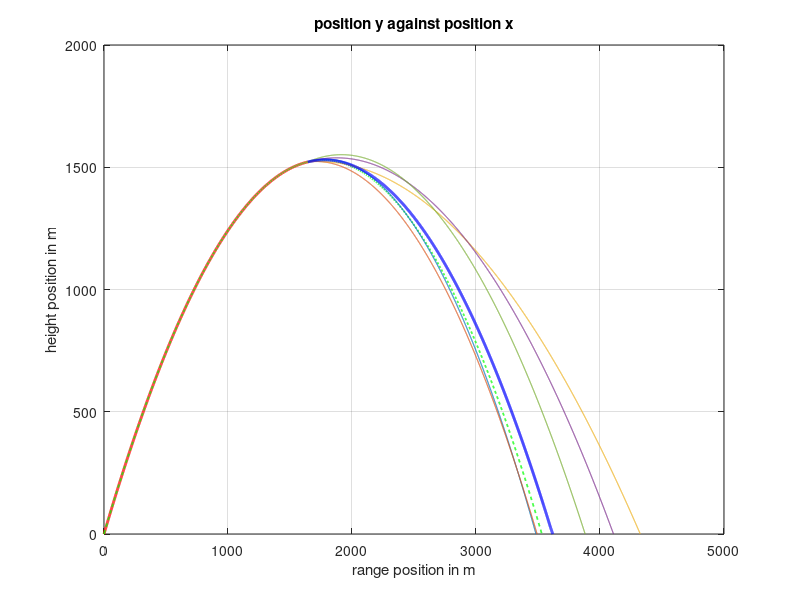

This figure's MATLAB source: (Note: this script raises an error after producing the figure.)
%% This program simulates and calculates the centre of mass of a bomb following a projectile motion
% In this program it is assumed that the bomb starts at on piece and then
% explodes to multiple pieces when it reaches its maximum height.
clear ; clc; % delete the previous programs and move forward
%% Setting up paremters
M = 100; % the mass in kg
theta = pi/3; % the angle that the bomb starts at in deg
speed = 200; % the initial speed of the bomb in m/s
x_speed = speed*cos(theta) ; % x component of the speed
y_speed = speed*sin(theta) ; % y component of the speed
v = [x_speed, y_speed];
g = 9.81; % the acceleraton of gravity in m+/s^2
y_at_peak = y_speed^2/(2*g);
time_at_peak = y_speed/g;
x_at_peak = x_speed*time_at_peak;

%range of explosion is between half-way and three-quarters through
%doing this here because we need speed and position right before explosion
% explosion_time = time_at_peak + rand*time_at_peak*0.5;
explosion_time = time_at_peak*0.5 +rand*time_at_peak;
velocity_pre_explosion = [x_speed,0];
explosion_position = [0, 0];
%% the trajectory of the bomb
tau = 0.01; %timestep
Nsteps = ceil((2*time_at_peak)/tau); % number of steps
explosion_step = ceil(explosion_time/tau);
x_position = zeros(1, Nsteps+1);
y_position = zeros(1, Nsteps+1);
for i=2:Nsteps+1
% now we will update the velocity and the position since the acceleration
% is constant
    t = i*tau ; % current time
% from the kinematic equations
    x_position(i) = x_speed*t ; % x = xo +v(ox)t 
    y_position(i) = y_speed*t - 0.5*g*t^2 ; % y = yo + v(oy)t-gt^2/2
    if i == explosion_step
        velocity_pre_explosion(2) = y_speed - g*t;
        explosion_position = [x_position(i), y_position(i)];
    end
    if y_position(i) < 0 %to counter error due to rounding
        y_position(i) = 0;
        x_position(i) = x_speed*2*time_at_peak;
    end
end
%% plotting 
clf ; % clear and move forward
plot(x_position(1, 1:explosion_step),y_position(1, 1:explosion_step),'r-','LineWidth',2)
grid on
hold on
plot(x_position,y_position,'g--','Linewidth',1.2)
title('position y against position x')
xlabel('range position in m')
ylabel('height position in m')
grid on
hold on

%part 2
%randomise some aspects of explosion
explosion_impulse_time = 0.1;
n_fragments = 5;
fragment_masses = zeros(1, n_fragments);
remaining_mass = M;
for i=1:n_fragments-1
    %largest fragment is less than 60% of remainder, greater than 10%
    %this way we don't have (or 'ignore') minisicule pieces
    fragment_masses(i) = (0.1*remaining_mass) + (0.5*rand*remaining_mass);
    remaining_mass = remaining_mass - fragment_masses(i);
end
fragment_masses(n_fragments) = remaining_mass;

%if each fragment is a circle sector, with sides R = 0.25,
%the angle for each sector is given by
fragment_angles = 2*pi*fragment_masses/M;
%randomising a starting point, relative to the horizontal
explosion_force = 2000 + (rand*1000); %newtons
impulse = explosion_force*explosion_impulse_time;
x_speed_fragments = zeros(1, n_fragments);
y_speed_fragments = zeros(1, n_fragments);
starting_angle = 2*pi*rand; %randomised initially, cimulative
%getting initial velocities, conservation of momentum
for i=1:n_fragments
    
    %the centre of mass of each circle sector with angle gamma, is along
    %the radius starting from gamma/2 (due to symmetry).
    %so, the angle from from the horizontal to the direction each fragment
    %will fly off in is given by
    
    tilda = starting_angle + fragment_angles(i)/2;
    % mv(aft) - mv(bef) = ft
    
    x_speed_fragments(i) = ((impulse * cos(tilda))+ ...
        (fragment_masses(i)*velocity_pre_explosion(1)))/fragment_masses(i);   
    y_speed_fragments(i) = ((impulse * sin(tilda))+ ...
        (fragment_masses(i)*velocity_pre_explosion(2)))/fragment_masses(i);  
    
    starting_angle = starting_angle + fragment_angles(i);
end
%these get extended, in the following loop
fragment_x_positions = zeros(n_fragments, 1);
fragment_y_positions = zeros(n_fragments, 1);

all_midair = ones(1, n_fragments);
reached_ground = 0; %n of fragments that reached ground
midair = true;
k = 0; %while loop counter
while (midair)
    t = tau*k;
    k = k+1;
    for i=1:n_fragments
        if all_midair(i)
            fragment_x_positions(i, k) = (x_speed_fragments(i)*t)+explosion_position(1);
            fragment_y_positions(i, k) = ((y_speed_fragments(i)*t)-(0.5*g*t^2))+explosion_position(2);
            if (fragment_y_positions(i, k) < 0)
                fragment_y_positions(i, k) = 0;
                t_to_ground_1 = (y_speed_fragments(i)/g) + (((y_speed_fragments(i)^2) + (2*g*explosion_position(2)))^0.5)/g;
%                 t_to_ground_2 = (y_speed_fragments(i)/g) - (((y_speed_fragments(i)^2) + (2*g*explosion_position(2)))^0.5)/g;
                fragment_x_positions(i, k) = explosion_position(1) + (x_speed_fragments(i)*t_to_ground_1);
                all_midair(i) = 0;
                reached_ground = reached_ground + 1;
                if (reached_ground == n_fragments)
                    midair = false;
                    %DO NOT ADD 'BREAK', still need x positions to be set
                end
            end
        else
            fragment_x_positions(i, k) = fragment_x_positions(i, k-1);
        end
    end
end

% fragment_x_positions
% fragment_y_positions

%plotting the trajectory of the peices
for i=1:n_fragments
    plot(fragment_x_positions(i, :),fragment_y_positions(i, :),'LineWidth',0.8);
    grid on
    hold on
end


centre_of_mass = zeros(2, k);
for j=1:k
    for i=1:n_fragments
        centre_of_mass(1, j) = centre_of_mass(1, j) + (fragment_x_positions(i, j) * fragment_masses(i));
        centre_of_mass(2, j) = centre_of_mass(2, j) + (fragment_y_positions(i, j) * fragment_masses(i));
    end
end
centre_of_mass = centre_of_mass/M;

plot(centre_of_mass(1, :),centre_of_mass(2, :),'b-', 'lineWidth', 2) % plotting the centre of mass trajectory
f_names = strings(1, 3 + n_fragments);
f_names(1) = 'bomb';
f_names(2) = 'expected trajectory';
for i=3:2+n_fragments;
    f_names(i) = 'fragment ' + string(i-2);
end
f_names(n_fragments+3) = 'centre of mass';
legend(f_names) %remove this to view graph clearly
